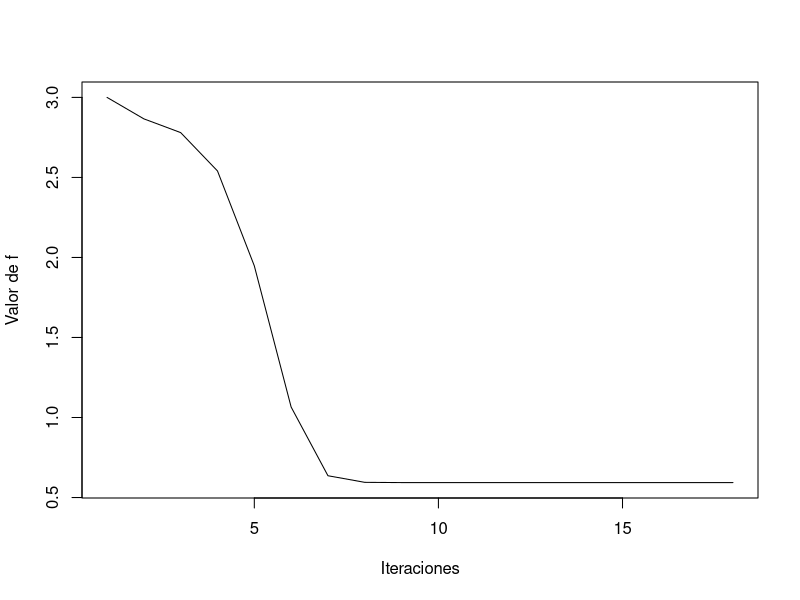
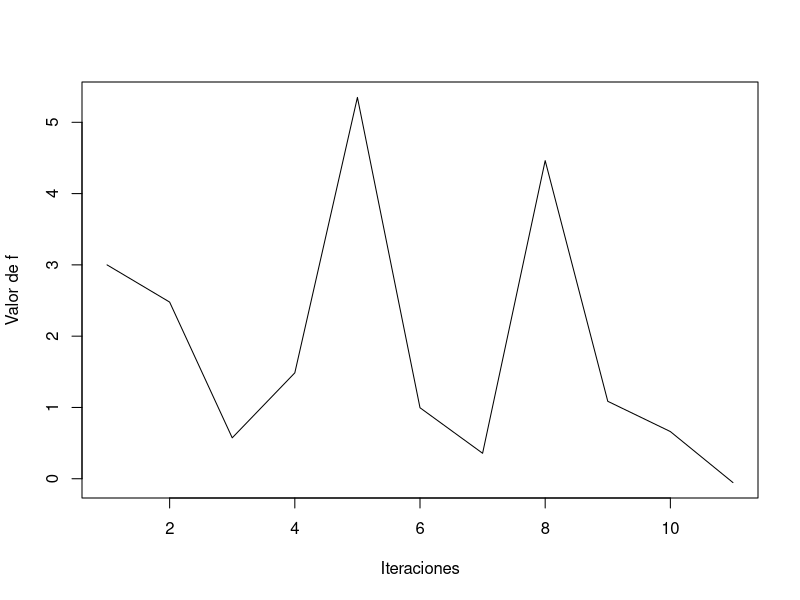
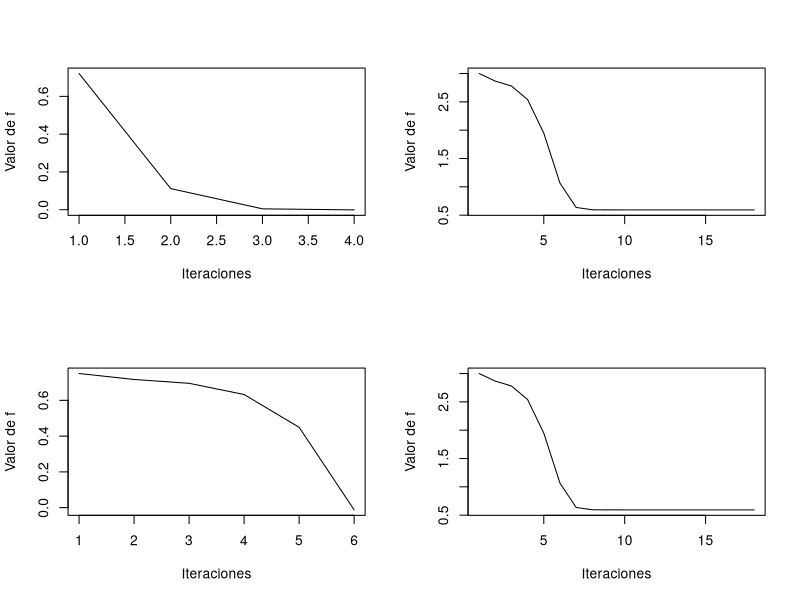
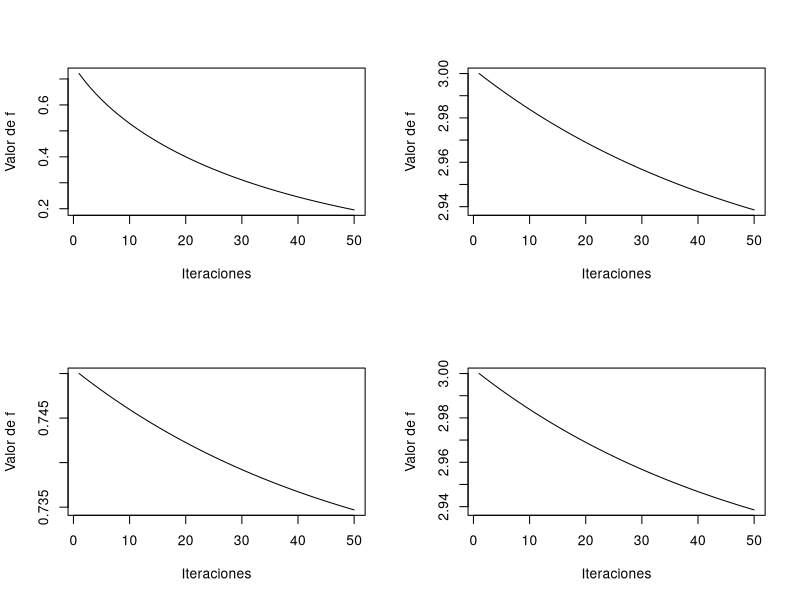

The R source for these figures, in order:
## ---- chunk 1
library('MASS')
set.seed(41192)
## ---- chunk 2
E <- function(x) {
  u = x[1]
  v = x[2]
  (u*exp(v)-2*v*exp(-u))**2
}

gradE <- function(x) {
  u = x[1]
  v = x[2]
  2*(u*exp(v)-2*v*exp(-u))*c(exp(v)+2*v*exp(-u), u*exp(v)-2*exp(-u))
}
## ---- chunk 3
d <- function(x,y) {
  sqrt(sum((x-y)**2))
}

gradDesc <- function(f, gradf, eta, w0, tol, max_iter = 1000000, dibujar = FALSE) {
  w = w0 #inicializamos pesos
  n_iters = 1
  valores_f = NULL
  
  repeat {
    gt = gradf(w) #calculamos el gradiente
    vt = -gt
    w_ant = w 
    f_ant = f(w)
    valores_f = c(valores_f, f_ant)
    w = w + eta*vt #actualizamos el vector de pesos
    n_iters = n_iters+1
    
    #cond. de parada
    if (f(w) < tol || n_iters == max_iter || d(w_ant, w) <= tol || abs(f(w) - f_ant) <= tol){
      valores_f = c(valores_f, f(w))
      break
    } 
  }
  
  cat("Num de iters empleado", n_iters, "\n")
  cat("Valor de f alcanzado", f(w), "\n")
  cat("w obtenido", w, "\n")
  
  if (dibujar)
    plot(seq(n_iters), valores_f, type = "l", ylab = "Valor de f", xlab = "Iteraciones")
}
## ---- chunk 4
gradDesc(E, gradE, 0.1, c(1,1), 10**(-14)) 
## ---- chunk 5
f <- function(X){
  x = X[1]
  y = X[2]
  
  x**2+2*y**2+2*sin(2*pi*x)*sin(2*pi*y)
}

gradf <- function(X) {
  x = X[1]
  y = X[2]
  
  c(2*x + 4*pi*sin(2*pi*y)*cos(2*pi*x), 4*y + 4*pi*sin(2*pi*x)*cos(2*pi*y))
}
## ---- chunk 6
gradDesc(f, gradf, 0.01, c(1,1), 10**(-14), max_iter = 50, dibujar = TRUE)
gradDesc(f, gradf, 0.1, c(1,1), 10**(-14), max_iter = 50, dibujar = TRUE)
## ---- chunk 7
gradDesc(f, gradf, 0.01, c(0.1,0.1), 10**(-14), max_iter = 50, dibujar = FALSE)
gradDesc(f, gradf, 0.01, c(1,1), 10**(-14), max_iter = 50, dibujar = FALSE)
gradDesc(f, gradf, 0.01, c(-0.5,-0.5), 10**(-14), max_iter = 50, dibujar = FALSE)
gradDesc(f, gradf, 0.01, c(-1,-1), 10**(-14), max_iter = 50, dibujar = FALSE)
## ---- chunk 8
coordDesc <- function(f, gradf, eta, w0, tol, max_iter = 1000000) {
  w = w0
  n_iters = 1
  
  repeat{
    w_ant = w 
    f_ant = f(w)
    n_iters = n_iters + 1
    
    w[1] = w[1] - eta*gradf(w)[1]
    w[2] = w[2] - eta*gradf(w)[2]
    
    if (f(w) < tol || n_iters == max_iter || d(w_ant, w) <= tol || abs(f(w) - f_ant) <= tol) break
    
  }
  
  list(w, f(w))
}
## ---- chunk 9
gradDesc(E, gradE, 0.1, c(1,1), 10^{-14}, 15)
## ---- chunk 10
Hf <- function(X) {
  x = X[1]
  y = X[2]
  
  matrix(c(2-8*pi*pi*sin(2*pi*y)*sin(2*pi*x), 8*pi*pi*cos(2*pi*y)*cos(2*pi*x), 
           8*pi*pi*cos(2*pi*x)*cos(2*pi*y), 4-8*pi*pi*sin(2*pi*x)*sin(2*pi*y)),
         2,2)
}

Newton <- function(f, gradf, Hf, eta, w0, tol, max_iter = 1000000, dibujar = FALSE){
  w = w0
  n_iters = 1
  valores_f = NULL
  
  repeat {
    w_ant = w 
    f_ant = f(w)
    
    valores_f = c(valores_f, f_ant)
    w = w-t(eta*ginv(Hf(w))%*%gradf(w))
    n_iters = n_iters + 1
    
    if (f(w) < tol || n_iters == max_iter || d(w_ant, w) <= tol || abs(f(w) - f_ant) <= tol){
      valores_f = c(valores_f, f(w))
      break
    } 
  }
  
  if (dibujar)
    plot(seq(n_iters), valores_f, type = "l", ylab = "Valor de f", xlab = "Iteraciones")
 
}

## ---- chunk 11
par(mfrow=c(2,2))
gradDesc(f, gradf, 0.01, c(0.1,0.1), 10**(-14), max_iter = 50, dibujar = TRUE)
gradDesc(f, gradf, 0.01, c(1,1), 10**(-14), max_iter = 50, dibujar = TRUE)
gradDesc(f, gradf, 0.01, c(-0.5,-0.5), 10**(-14), max_iter = 50, dibujar = TRUE)
gradDesc(f, gradf, 0.01, c(-1,-1), 10**(-14), max_iter = 50, dibujar = TRUE)
## ---- chunk 12
par(mfrow=c(2,2))
Newton(f, gradf, Hf, 0.01, c(0.1,0.1), 10**(-14), max_iter = 50, dibujar = TRUE)
Newton(f, gradf, Hf, 0.01, c(1,1), 10**(-14), max_iter = 50, dibujar = TRUE)
Newton(f, gradf, Hf, 0.01, c(-0.5,-0.5), 10**(-14), max_iter = 50, dibujar = TRUE)
Newton(f, gradf, Hf, 0.01, c(-1,-1), 10**(-14), max_iter = 50, dibujar = TRUE)
